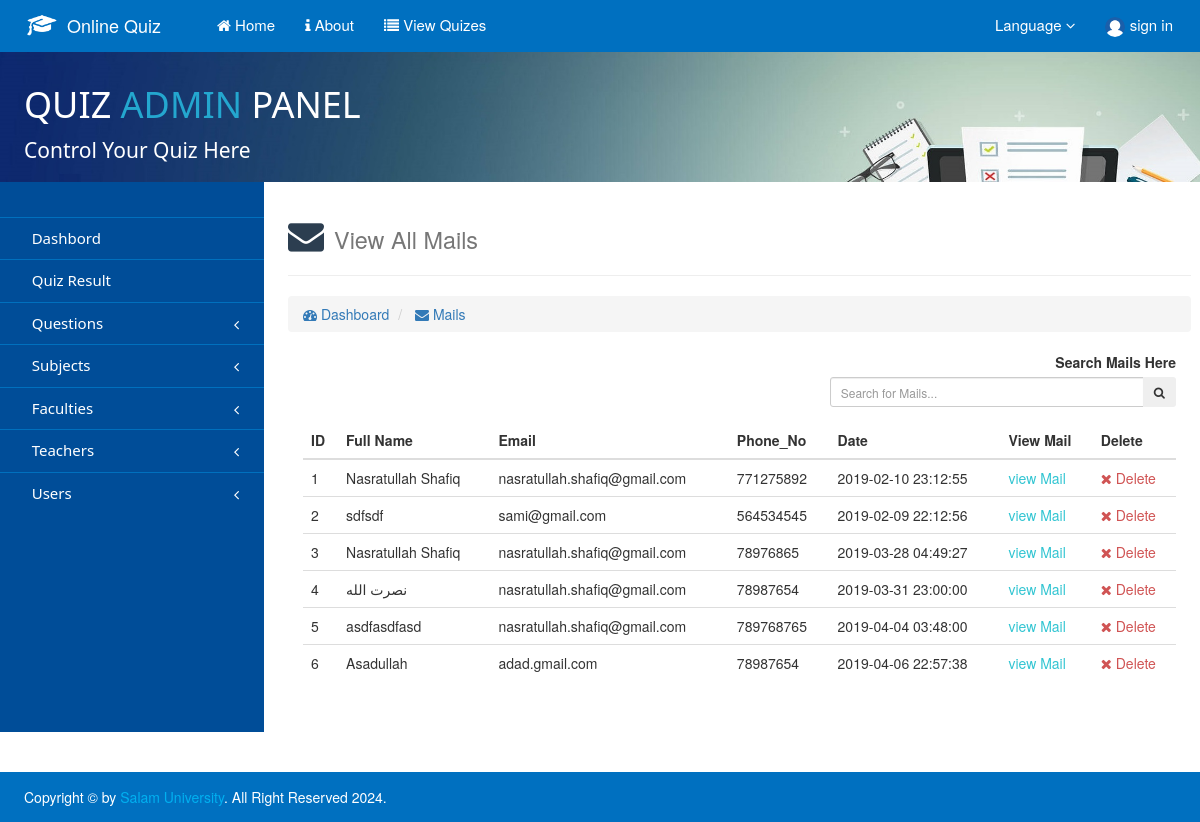
The page /Administrator/Mail.php on the database its author committed.
### tables this page shows
CREATE TABLE `contact_us` (
  `User_ID` int(11) NOT NULL,
  `Full_Name` varchar(50) NOT NULL,
  `Email` varchar(100) NOT NULL,
  `Phone_No` int(11) NOT NULL,
  `Message` text NOT NULL,
  `Language` varchar(10) NOT NULL,
  `Date` datetime NOT NULL DEFAULT CURRENT_TIMESTAMP,
  `Status` int(11) NOT NULL DEFAULT '0'
);

### Administrator/_Partial Components/Database.php (called while the page is built, shortened)
<?php
Class Database{
 public $host   = "localhost";
 public $user   = "root";
 public $pass   = "";
 public $db     = "Quiz";
 public $link;
private function connectDB(){
 $this->link = new mysqli($this->host, $this->user, $this->pass, $this->db);
 }
public function select($query){
  $result = $this->link->query($query) or
   die($this->link->error.__LINE__);
  if($result->num_rows > 0){
    return $result;
  } else {
    return false;
  }
 }
}

### Administrator/_Partial Components/Exam.php (called while the page is built, shortened)
<?php
class Exam{
	private $db;
	public function __construct(){
		$this->db = new Database();
	}
	public function getContact(){
		$query = "SELECT * from Contact_Us where Status = '0'";
		mysqli_set_charset($this->db->link, 'UTF8');
		$getResult = $this->db->select($query);
		$total =$getResult->num_rows;
		return $total;
	}
	public function getContactUs(){
		$query = "SELECT * from Contact_Us";
		mysqli_set_charset($this->db->link, 'UTF8');
		$getData = $this->db->select($query);
		return $getData;
	}
}
?>

### Administrator/Mail.php (the view, shortened to what this page needs)
<?php
include('./_Partial Components/Header.php');
$contact = $exm->getContactUs();
?>    <div class="containe">
    	<div class="row" id="row">
            <div class="left-side-bar">
                <?php include('./_Partial Components/Navigation.php');?>
            </div>
            <div class="right-side-bar">
            <div class="row">
            <div calss = "col-md-9">
                <h1 style = "color: #2C3E50"> <i class = "fa fa-envelope"> </i> <small> View All Mails </small></h1><hr>
                <ol class="breadcrumb">
                    <li style="color: #5C9BD1"><a href="index.php"> <i class = "fa fa-tachometer"></i> Dashboard </a></li>
                    <li class = ""> <a href="#"> <i class = "fa fa-envelope"></i> Mails </a></li>
                </ol>
            </div>
            <div class = "col-sm-5 text-right pull-right">
                <form class=" "  method="POST">
                    <div class="form-group">
                        <label> Search Mails Here </label>
                        <div class="input-group input-group-sm">
                            <input type="text" class="form-control" name ="searchMail" id ="searchMail" autocomplete="off" placeholder="Search for Mails... ">
                            <span class="input-group-btn">
                                <button class="btn btn-green"><i class="fa fa-search"></i></button>
                            </span>
                        </div>
                    </div>
                </form>
            </div>
             <div class="col-md-12" id = "resultMail">
                <form method = "POST" action = "">
                    <?php
                    if(!$contact){
                        echo "<h2> No Subjects Table exists </h2>";
                    }
                    else{
                    if($contact->num_rows>0){
                    ?>
                <table class="table table-stripped table-hover">
                    <thead>
                        <tr>
                            <th> ID </th>
                            <th> Full Name </th>
                            <th> Email </th>
                            <th> Phone_No </th>
                            <th> Date </th>
                            <th> View Mail</th>
                            <th> Delete </th>
                        </tr>
                    </thead>
                <?php while($row = $contact->fetch_array()){ ?>
                    <tr>
                        <td> <?php echo $row['User_ID'];?></td>
                        <td> <?php echo $row['Full_Name'];?> </td>
                        <td> <?php echo $row['Email'];?> </td>
                        <td> <?php echo $row['Phone_No'];?> </td>
                        <td> <?php echo $row['Date'];?> </td>
                        <td> <a href="view-mail.php?id=<?php echo $row['User_ID'];?>" style="color: #32C5D2;"> view Mail </a> </td>
                        <td> <a href="Delete/DeleteMail.php?del=<?php echo $row['User_ID'];?>" style="color: #D05454;"> <i class = "fa fa-times"></i> Delete </a></td>
                    </tr>
                <?php }}
                else{
                    echo "<h2> No Subjects Available ! </h2> ";
                    echo "<br>";
                    }
                    }
                    ?>
                    </table>
              </form>
            </div>
</div>
    		</div>
    	</div>
    </div>
<?php
include('./_Partial Components/Footer.php');
?>

### Administrator/CSS/Quiz_Admin_Panel.css (style rules this page uses)
.left-side-bar { width: 17%; float: left; margin-left: 0px; }
.right-side-bar { width: 80%; float: right; margin: 1%; padding-left: 15px; padding-right: 1%; }
#row { padding: 0px; margin: 0px; }
@media only screen and (min-width:769px)and (max-width: 1200px) { body { margin: 0px; } }
@media only screen and (min-width:769px)and (max-width: 1200px) { .left-side-bar { width: 22%; } }
@media only screen and (min-width:769px)and (max-width: 1200px) { .right-side-bar { width:75%; } }

### rows shown on the page
contact_us: User_ID "1", Full_Name "Nasratullah Shafiq", Email "nasratullah.shafiq@gmail.com", Phone_No "771275892", Date "2019-02-10 23:12:55"
contact_us: User_ID "2", Full_Name "sdfsdf", Email "sami@gmail.com", Phone_No "564534545", Date "2019-02-09 22:12:56"
contact_us: User_ID "3", Full_Name "Nasratullah Shafiq", Email "nasratullah.shafiq@gmail.com", Phone_No "78976865", Date "2019-03-28 04:49:27"
contact_us: User_ID "4", Full_Name "نصرت الله", Email "nasratullah.shafiq@gmail.com", Phone_No "78987654", Date "2019-03-31 23:00:00"
contact_us: User_ID "5", Full_Name "asdfasdfasd", Email "nasratullah.shafiq@gmail.com", Phone_No "789768765", Date "2019-04-04 03:48:00"
contact_us: User_ID "6", Full_Name "Asadullah", Email "adad.gmail.com", Phone_No "78987654", Date "2019-04-06 22:57:38"
